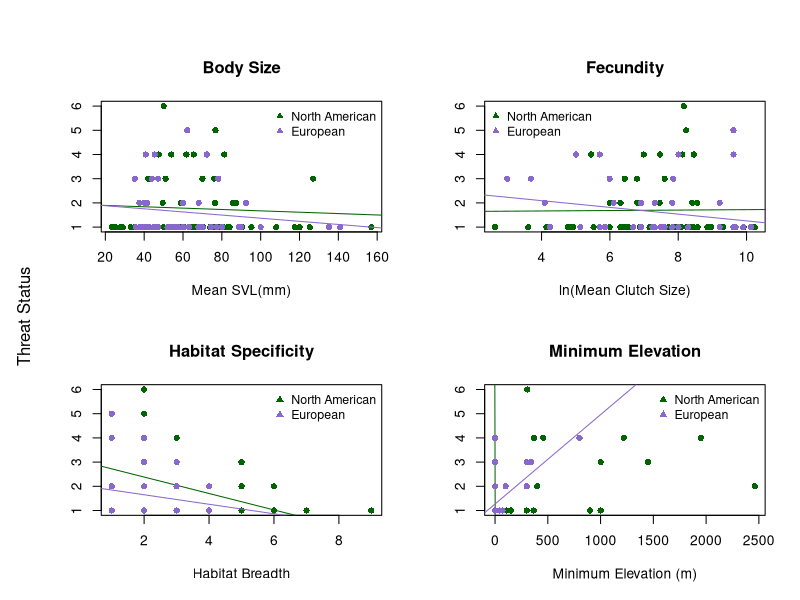
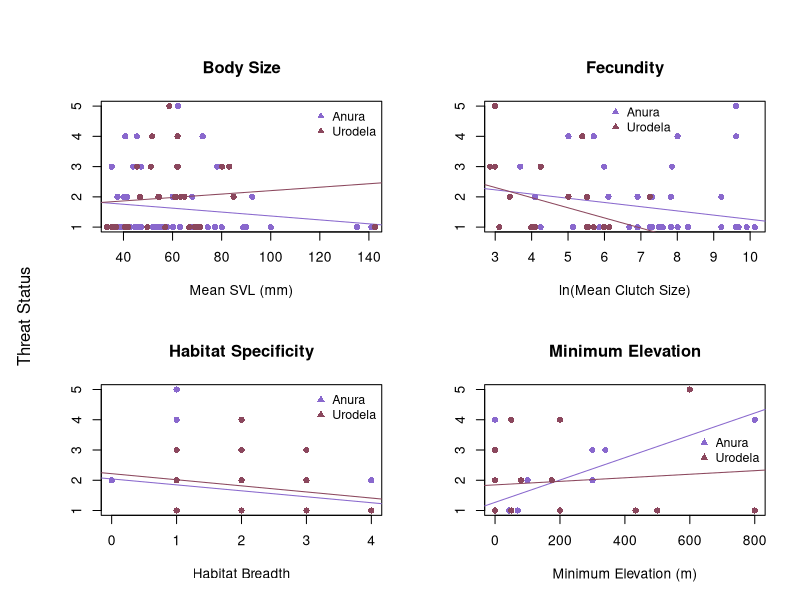

R code for these plots, in order: (Note: this script raises an error after producing the figures.)
# ENEC 395 Undergraduate Research 
# Alicia Wood
# 3/20/17
# Correlates of Extinction Risk in European and North American Amphibians



### Setting my working directory to the folder where all of my data and code are stored

setwd('~/Desktop/Extinction-Risk')

library(dplyr)
library(tidyr)



### Reading in raw data files

NAfrogs = read.table("NorthAmericanFrogs.txt", header=T, sep = '\t', quote = "\"")
NApaired = read.table("NorthAmericanFrogsPaired.txt", header=T, sep='\t', quote = "\"")
EuroAmphib = read.table("EuropeanAmphibians.txt", header=T, sep = '\t', quote = "\"", 
                        na.strings = "DD")
Taxonomy = read.table("Taxonomy.txt", header=T, sep = '\t', quote = "\"")



### Simplifying and preparing data for analysis

#Creating Habitat Breadth columns in both datasets
EuroAmphib$Forest <- apply(EuroAmphib[,c(123:131)], 1, sum)
EuroAmphib$Forest[EuroAmphib$Forest > 0] <- 1
EuroAmphib$Savanna <- apply(EuroAmphib[,c(132:133)], 1, sum)
EuroAmphib$Savanna[EuroAmphib$Savanna > 0] <- 1
EuroAmphib$Shrubland <- apply(EuroAmphib[,c(134:141)], 1, sum)
EuroAmphib$Shrubland[EuroAmphib$Shrubland > 0] <- 1
EuroAmphib$Grassland <- apply(EuroAmphib[,c(142:148)], 1, sum)
EuroAmphib$Grassland[EuroAmphib$Grassland > 0] <- 1
EuroAmphib$Wetlands <- apply(EuroAmphib[,c(149:164)], 1, sum)
EuroAmphib$Wetlands[EuroAmphib$Wetlands > 0] <- 1
EuroAmphib$RockyAreas[EuroAmphib$Habitat_RockyAreas_inland_cliffs_moutain_peaks == 1] <- 1
EuroAmphib$RockyAreas[EuroAmphib$Habitat_RockyAreas_inland_cliffs_moutain_peaks == 0] <- 0
EuroAmphib$Caves <- apply(EuroAmphib[,c(166:167)], 1, sum)
EuroAmphib$Caves[EuroAmphib$Caves > 0] <- 1
EuroAmphib$Deserts <- apply(EuroAmphib[,c(168:170)], 1, sum)
EuroAmphib$Deserts[EuroAmphib$Deserts > 0] <- 1
EuroAmphib$ArtificialTerrestrial <- apply(EuroAmphib[,c(171:176)], 1, sum)
EuroAmphib$ArtificialTerrestrial[EuroAmphib$ArtificialTerrestrial > 0] <- 1
EuroAmphib$Other[EuroAmphib$Habitat_Other_dunes == 1] <- 1
EuroAmphib$Other[EuroAmphib$Habitat_Other_dunes == 0] <- 0
EuroAmphib$HabitatBreadth <- apply(EuroAmphib[,c(255:264)], 1, sum)
NAfrogs$HabitatBreadth <- apply(NAfrogs[,c(22:33)], 1, sum)

#Condensing mean max and min Clutch Size into 1 mean Clutch Size column for NA dataset
NAfrogs$ClutchSize <- ifelse(is.na(NAfrogs$MeanClutchSize), ifelse(is.na(NAfrogs$MaxClutchSize), 
                      ifelse(is.na(NAfrogs$MinClutchSize), NA, NAfrogs$MinClutchSize),
                      ifelse(is.na(NAfrogs$MinClutchSize), NAfrogs$MaxClutchSize, 
                      rowMeans(NAfrogs[,c("MinClutchSize", "MaxClutchSize")]))), 
                      NAfrogs$MeanClutchSize)

#Simplifying NAfrogs SVL data into 1 Mean SVL column
NAfrogs$SVLunspecified <- ifelse(is.na(NAfrogs$MeanSVL_Unspecified_mm), 
                                 ifelse(is.na(NAfrogs$MaxSVL_Unspecified_mm),
                                        ifelse(is.na(NAfrogs$MinSVL_Unspecified_mm), NA, 
                                               NAfrogs$MinSVL_Unspecified_mm), 
                                        ifelse(is.na(NAfrogs$MinSVL_Unspecified_mm), 
                                               NAfrogs$MaxSVL_Unspecified_mm, 
                                               rowMeans(NAfrogs[,c("MinSVL_Unspecified_mm", 
                                                                   "MaxSVL_Unspecified_mm")]))), 
                                 NAfrogs$MeanSVL_Unspecified_mm)
NAfrogs$SVLfemale <- ifelse(is.na(NAfrogs$MeanSVL_Female_mm), 
                            ifelse(is.na(NAfrogs$MaxSVL_Female_mm), 
                                   ifelse(is.na(NAfrogs$MinSVL_Female_mm), NA, 
                                          NAfrogs$MinSVL_Female_mm), 
                                   ifelse(is.na(NAfrogs$MinSVL_Female_mm), 
                                          NAfrogs$MaxSVL_Female_mm, 
                                          rowMeans(NAfrogs[,c("MinSVL_Female_mm", 
                                                              "MaxSVL_Female_mm")]))), 
                            NAfrogs$MeanSVL_Female_mm)
NAfrogs$SVLmale <- ifelse(is.na(NAfrogs$MeanSVL_Male_mm), 
                          ifelse(is.na(NAfrogs$MaxSVL_Male_mm), 
                                 ifelse(is.na(NAfrogs$MinSVL_Male_mm), NA, 
                                        NAfrogs$MinSVL_Male_mm), 
                                 ifelse(is.na(NAfrogs$MinSVL_Male_mm), NAfrogs$MaxSVL_Male_mm, 
                                        rowMeans(NAfrogs[,c("MinSVL_Male_mm", 
                                                            "MaxSVL_Male_mm")]))), 
                          NAfrogs$MeanSVL_Male_mm)
NAfrogs$SVLMFmean <- rowMeans(NAfrogs[,c("SVLfemale", "SVLmale")])
NAfrogs$SVL <- ifelse(!is.na(NAfrogs$SVLunspecified) & !is.na(NAfrogs$SVLfemale) & 
                        !is.na(NAfrogs$SVLmale), rowMeans(NAfrogs[,c("SVLunspecified", 
                                                                     "SVLMFmean")]), 
                      ifelse(is.na(NAfrogs$SVLunspecified), 
                             ifelse(is.na(NAfrogs$SVLfemale), 
                                    ifelse(is.na(NAfrogs$SVLmale), NA, NAfrogs$SVLmale), 
                                    ifelse(is.na(NAfrogs$SVLmale), NAfrogs$SVLfemale, 
                                           NAfrogs$SVLMFmean)), NAfrogs$SVLunspecified))



### Organizing Threat Data

# Creating Continuous Threat Status Values in European Dataset
EuroAmphib$threat[EuroAmphib$IUCN_Status_LeastConcern == 1] <- 1
EuroAmphib$threat[EuroAmphib$IUCN_Status_NearThreatened == 1] <- 2
EuroAmphib$threat[EuroAmphib$IUCN_Status_Vulnerable == 1] <- 3
EuroAmphib$threat[EuroAmphib$IUCN_Status_Endangered == 1] <- 4
EuroAmphib$threat[EuroAmphib$IUCN_Status_CriticallyEndangered == 1] <- 5
# Creating Threat status ordinal values
threat = data.frame(IUCN_Threat_Status = c('LC', 'NT', 'VU', 'EN', 'CR', 'EW'),
                    threat = 1:6)



### Joining in taxonomy and threat datasets

NAfrogs <- merge(NAfrogs, Taxonomy, by = "SpeciesName") %>% left_join(threat)
EuroAmphib <- merge(EuroAmphib, Taxonomy, by = "SpeciesName")



### Dividing European dataset into Anura and Urodela order datasets

Efrogs <- EuroAmphib[EuroAmphib$Order == 'Anura',]
Esalamanders <- EuroAmphib[EuroAmphib$Order == 'Urodela',]



##### Plots and Linear Models



## North American and European Anura Comparison
pdf('plots/NA_Eur_anura.pdf', height = 8, width = 10)
par(mfrow=c(2,2), oma = c(0,2,2,0))
# SVL
plot(NAfrogs$SVL, NAfrogs$threat, xlab = "Mean SVL(mm)", ylab = "", 
     main = "Body Size", col = "darkgreen", pch = 16)
lm_svl_na = lm(NAfrogs$threat ~ NAfrogs$SVL)
abline(lm_svl_na, col = "darkgreen")
summary(lm_svl_na)
points(Efrogs$SVL_Unspecified_mm, Efrogs$threat, 
       col = "mediumpurple3", pch = 16)
lm_svl_e = lm(Efrogs$threat ~ Efrogs$SVL_Unspecified_mm)
abline(lm_svl_e, col = "mediumpurple3")
summary(lm_svl_e)
legend("topright", c("North American", "European"), pch = 17, 
       col = c("darkgreen", "mediumpurple3"), cex = 0.9, bty = "n")
# Clutch Size
plot(log(NAfrogs$ClutchSize), NAfrogs$threat, xlab = "ln(Mean Clutch Size)", ylab = "", 
     main = "Fecundity", col = "darkgreen", pch = 16)
lm_cs_na = lm(NAfrogs$threat ~ log(NAfrogs$ClutchSize))
abline(lm_cs_na, col = "darkgreen")
summary(lm_cs_na)
points(log(Efrogs$Number_of_eggs_or_offspring), Efrogs$threat, 
       col = "mediumpurple3", pch = 16)
lm_cs_e = lm(Efrogs$threat ~ log(Efrogs$Number_of_eggs_or_offspring))
abline(lm_cs_e, col = "mediumpurple3")
summary(lm_cs_e)
legend("topleft", c("North American", "European"), pch = 17, 
       col = c("darkgreen", "mediumpurple3"), cex = 0.9, bty = "n")
# Habitat Breadth
plot(NAfrogs$HabitatBreadth, NAfrogs$threat, xlab = "Habitat Breadth", ylab = "", 
     main = "Habitat Specificity", col = "darkgreen", pch = 16)
lm_hb_na = lm(NAfrogs$threat ~ NAfrogs$HabitatBreadth)
abline(lm_hb_na, col = "darkgreen")
summary(lm_hb_na)
points(Efrogs$HabitatBreadth, Efrogs$threat, 
       col = "mediumpurple3", pch = 16)
lm_hb_e = lm(Efrogs$threat ~ Efrogs$HabitatBreadth)
abline(lm_hb_e, col = "mediumpurple3")
summary(lm_hb_e)
legend("topright", c("North American", "European"), pch = 17, 
       col = c("darkgreen", "mediumpurple3"), cex = 0.9, bty = "n")
# Minimum Elevation
plot(NAfrogs$MinElevation_m, NAfrogs$threat, xlab = "Minimum Elevation (m)", 
     ylab = "", main = "Minimum Elevation", 
     col = "darkgreen", pch = 16)
lm_me_na = lm(NAfrogs$threat ~ NAfrogs$MinElevation_m)
abline(lm_me_na, col = "darkgreen")
summary(lm_me_na)
points(Efrogs$Altitude_min, Efrogs$threat, col = "mediumpurple3", pch = 16)
lm_me_e = lm(Efrogs$threat ~ Efrogs$Altitude_min)
abline(lm_me_e, col = "mediumpurple3")
summary(lm_me_e)
legend("topright", c("North American", "European"), pch = 17, 
       col = c("darkgreen", "mediumpurple3"), cex = 0.9, bty = "n")
mtext("Threat Status", side = 2, outer = TRUE)
dev.off()

# Multi-Variable Linear Model North American Frogs
Multi_lm_na = lm(NAfrogs$threat ~ NAfrogs$SVL + NAfrogs$ClutchSize + 
                   NAfrogs$HabitatBreadth + NAfrogs$MinElevation_m)
summary(Multi_lm_na)
# Multi-Variable Linear Model European Frogs
Multi_lm_e = lm(Efrogs$threat ~ Efrogs$SVL_Unspecified_mm + 
                  Efrogs$Number_of_eggs_or_offspring + 
                  Efrogs$HabitatBreadth + Efrogs$Altitude_min)
summary(Multi_lm_e)


## European Anura and Urodela Comparison
pdf('plots/EurF_EurS.pdf', height = 8, width = 10)
par(mfrow=c(2,2), oma = c(0,2,2,0))
# SVL
plot(Efrogs$SVL_Unspecified_mm, Efrogs$threat, xlab = "Mean SVL (mm)", ylab = "", 
     col = "mediumpurple3", main = "Body Size", pch = 16)
lm_svl_f = lm(Efrogs$threat ~ Efrogs$SVL_Unspecified_mm)
abline(lm_svl_f, col = "mediumpurple3")
summary(lm_svl_f)
points(Esalamanders$SVL_Unspecified_mm, Esalamanders$threat, 
       col = "palevioletred4", pch = 16)
lm_svl_s = lm(Esalamanders$threat ~ Esalamanders$SVL_Unspecified_mm)
abline(lm_svl_s, col = "palevioletred4")
summary(lm_svl_s)
legend("topright", c("Anura", "Urodela"), pch = 17, 
       col = c("mediumpurple3", "palevioletred4"), cex = 0.9, bty = "n")
# Clutch Size
plot(log(Efrogs$Number_of_eggs_or_offspring), Efrogs$threat, xlab = "ln(Mean Clutch Size)", 
     ylab = "", col = "mediumpurple3", main = "Fecundity", pch = 16)
lm_cs_f = lm(Efrogs$threat ~ log(Efrogs$Number_of_eggs_or_offspring))
abline(lm_cs_f, col = "mediumpurple3")
summary(lm_cs_f)
points(log(Esalamanders$Number_of_eggs_or_offspring), Esalamanders$threat, 
       col = "palevioletred4", pch = 16)
lm_cs_s = lm(Esalamanders$threat ~ log(Esalamanders$Number_of_eggs_or_offspring))
abline(lm_cs_s, col = "palevioletred4")
summary(lm_cs_s)
legend(6,5.3, c("Anura", "Urodela"), pch = 17, 
       col = c("mediumpurple3", "palevioletred4"), cex = 0.9, bty = "n")
# Habitat Breadth
plot(Efrogs$HabitatBreadth, Efrogs$threat, xlab = "Habitat Breadth", 
     ylab = "", col = "mediumpurple3", main = "Habitat Specificity", pch = 16)
lm_hb_f = lm(Efrogs$threat ~ Efrogs$HabitatBreadth)
abline(lm_hb_f, col = "mediumpurple3")
summary(lm_hb_f)
points(Esalamanders$HabitatBreadth, Esalamanders$threat, 
       col = "palevioletred4", pch = 16)
lm_hb_s = lm(Esalamanders$threat ~ Esalamanders$HabitatBreadth)
abline(lm_hb_s, col = "palevioletred4")
summary(lm_hb_s)
legend("topright", c("Anura", "Urodela"), pch = 17, 
       col = c("mediumpurple3", "palevioletred4"), cex = 0.9, bty = "n")
# Minimum Elevation
plot(Efrogs$Altitude_min, Efrogs$threat, xlab = "Minimum Elevation (m)", 
     ylab = "", col = "mediumpurple3", 
     main = "Minimum Elevation", pch = 16)
lm_me_f = lm(Efrogs$threat ~ Efrogs$Altitude_min)
abline(lm_me_f, col = "mediumpurple3")
summary(lm_me_f)
points(Esalamanders$Altitude_min, Esalamanders$threat, 
       col = "palevioletred4", pch = 16)
lm_me_s = lm(Esalamanders$threat ~ Esalamanders$Altitude_min)
abline(lm_me_s, col = "palevioletred4")
summary(lm_me_s)
legend("right", c("Anura", "Urodela"), pch = 17, 
       col = c("mediumpurple3", "palevioletred4"), cex = 0.9, bty = "n")
mtext("Threat Status", outer = TRUE, side = 2)
dev.off()

# Multi-Variable Linear Model European Frogs
Multi_lm_e = lm(Efrogs$threat ~ Efrogs$SVL_Unspecified_mm + 
                  Efrogs$Number_of_eggs_or_offspring + 
                  Efrogs$HabitatBreadth + Efrogs$Altitude_min)
summary(Multi_lm_e)
# Multi-Variable Linear Model European Frogs
Multi_lm_s = lm(Esalamanders$threat ~ Esalamanders$SVL_Unspecified_mm + 
                  Esalamanders$Number_of_eggs_or_offspring + 
                  Esalamanders$HabitatBreadth + 
                  Esalamanders$Altitude_min)
summary(Multi_lm_s)



#### Paired Analysis


#preparing the paired dataset
NApaired$HabitatBreadth1 <- apply(NApaired[,c(24:35)], 1, sum)
NApaired$HabitatBreadth2 <- apply(NApaired[,c(63:74)], 1, sum)

NApaired$ClutchSize1 <- ifelse(is.na(NApaired$MeanClutchSize1), 
                               ifelse(is.na(NApaired$MaxClutchSize1), 
                                      ifelse(is.na(NApaired$MinClutchSize1), NA, 
                                             NApaired$MinClutchSize1), 
                                      ifelse(is.na(NApaired$MinClutchSize1), 
                                             NApaired$MaxClutchSize1, 
                                             rowMeans(NApaired[,c("MinClutchSize1", 
                                                                  "MaxClutchSize1")]))), 
                               NApaired$MeanClutchSize1)
NApaired$ClutchSize2 <- ifelse(is.na(NApaired$MeanClutchSize2), 
                               ifelse(is.na(NApaired$MaxClutchSize2), 
                                      ifelse(is.na(NApaired$MinClutchSize2), NA, 
                                             NApaired$MinClutchSize2), 
                                      ifelse(is.na(NApaired$MinClutchSize2), 
                                             NApaired$MaxClutchSize2, 
                                             rowMeans(NApaired[,c("MinClutchSize2", 
                                                                  "MaxClutchSize2")]))), 
                               NApaired$MeanClutchSize2)

NApaired$SVLunspecified1 <- ifelse(is.na(NApaired$MeanSVL_Unspecified_mm1), 
                                   ifelse(is.na(NApaired$MaxSVL_Unspecified_mm1), 
                                          ifelse(is.na(NApaired$MinSVL_Unspecified_mm1), NA, 
                                                 NApaired$MinSVL_Unspecified_mm1), 
                                          ifelse(is.na(NApaired$MinSVL_Unspecified_mm1), 
                                                 NApaired$MaxSVL_Unspecified_mm1, 
                                                 rowMeans(NApaired[,c("MinSVL_Unspecified_mm1", 
                                                                      "MaxSVL_Unspecified_mm1")]))), 
                                   NApaired$MeanSVL_Unspecified_mm1)
NApaired$SVLfemale1 <- ifelse(is.na(NApaired$MeanSVL_Female_mm1), 
                              ifelse(is.na(NApaired$MaxSVL_Female_mm1), 
                                     ifelse(is.na(NApaired$MinSVL_Female_mm1), NA, 
                                            NApaired$MinSVL_Female_mm1), 
                                     ifelse(is.na(NApaired$MinSVL_Female_mm1), 
                                            NApaired$MaxSVL_Female_mm1, 
                                            rowMeans(NApaired[,c("MinSVL_Female_mm1", 
                                                                 "MaxSVL_Female_mm1")]))), 
                              NApaired$MeanSVL_Female_mm1)
NApaired$SVLmale1 <- ifelse(is.na(NApaired$MeanSVL_Male_mm1), 
                            ifelse(is.na(NApaired$MaxSVL_Male_mm1), 
                                   ifelse(is.na(NApaired$MinSVL_Male_mm1), NA, 
                                          NApaired$MinSVL_Male_mm1), 
                                   ifelse(is.na(NApaired$MinSVL_Male_mm1), 
                                          NApaired$MaxSVL_Male_mm1, 
                                          rowMeans(NApaired[,c("MinSVL_Male_mm1", 
                                                               "MaxSVL_Male_mm1")]))), 
                            NApaired$MeanSVL_Male_mm1)
NApaired$SVLMFmean1 <- rowMeans(NApaired[,c("SVLfemale1", "SVLmale1")])
NApaired$SVL1 <- ifelse(!is.na(NApaired$SVLunspecified1) & !is.na(NApaired$SVLfemale1) & 
                          !is.na(NApaired$SVLmale1),
                        rowMeans(NApaired[,c("SVLunspecified1", "SVLMFmean1")]), 
                        ifelse(is.na(NApaired$SVLunspecified1), 
                               ifelse(is.na(NApaired$SVLfemale1), 
                                      ifelse(is.na(NApaired$SVLmale1), NA, 
                                             NApaired$SVLmale1), 
                                      ifelse(is.na(NApaired$SVLmale1), 
                                             NApaired$SVLfemale1, NApaired$SVLMFmean1)), 
                               NApaired$SVLunspecified1))
NApaired$SVLunspecified2 <- ifelse(is.na(NApaired$MeanSVL_Unspecified_mm2), 
                                   ifelse(is.na(NApaired$MaxSVL_Unspecified_mm2), 
                                          ifelse(is.na(NApaired$MinSVL_Unspecified_mm2), NA, 
                                                 NApaired$MinSVL_Unspecified_mm2), 
                                          ifelse(is.na(NApaired$MinSVL_Unspecified_mm2), 
                                                 NApaired$MaxSVL_Unspecified_mm2, 
                                                 rowMeans(NApaired[,c("MinSVL_Unspecified_mm2", 
                                                                      "MaxSVL_Unspecified_mm2")]))), 
                                   NApaired$MeanSVL_Unspecified_mm2)
NApaired$SVLfemale2 <- ifelse(is.na(NApaired$MeanSVL_Female_mm2), 
                              ifelse(is.na(NApaired$MaxSVL_Female_mm2), 
                                     ifelse(is.na(NApaired$MinSVL_Female_mm2), NA, 
                                            NApaired$MinSVL_Female_mm2), 
                                     ifelse(is.na(NApaired$MinSVL_Female_mm2), 
                                            NApaired$MaxSVL_Female_mm2, 
                                            rowMeans(NApaired[,c("MinSVL_Female_mm2", 
                                                                 "MaxSVL_Female_mm2")]))), 
                              NApaired$MeanSVL_Female_mm2)
NApaired$SVLmale2 <- ifelse(is.na(NApaired$MeanSVL_Male_mm2), 
                            ifelse(is.na(NApaired$MaxSVL_Male_mm2), 
                                   ifelse(is.na(NApaired$MinSVL_Male_mm2), NA, 
                                          NApaired$MinSVL_Male_mm2), 
                                   ifelse(is.na(NApaired$MinSVL_Male_mm2), 
                                          NApaired$MaxSVL_Male_mm2, 
                                          rowMeans(NApaired[,c("MinSVL_Male_mm2", 
                                                               "MaxSVL_Male_mm2")]))), 
                            NApaired$MeanSVL_Male_mm2)
NApaired$SVLMFmean2 <- rowMeans(NApaired[,c("SVLfemale2", "SVLmale2")])
NApaired$SVL2 <- ifelse(!is.na(NApaired$SVLunspecified2) & !is.na(NApaired$SVLfemale2) & 
                          !is.na(NApaired$SVLmale2), 
                        rowMeans(NApaired[,c("SVLunspecified2", "SVLMFmean2")]), 
                        ifelse(is.na(NApaired$SVLunspecified2), 
                               ifelse(is.na(NApaired$SVLfemale2), 
                                      ifelse(is.na(NApaired$SVLmale2), NA, 
                                             NApaired$SVLmale2), 
                                      ifelse(is.na(NApaired$SVLmale2), NApaired$SVLfemale2, 
                                             NApaired$SVLMFmean2)), NApaired$SVLunspecified2))


## Wilcoxon Tests
wilcox.test(NApaired$SVL1, NApaired$SVL2, paired = TRUE)
wilcox.test(NApaired$ClutchSize1, NApaired$ClutchSize2, paired = TRUE)
wilcox.test(NApaired$HabitatBreadth1, NApaired$HabitatBreadth2, paired = TRUE)
wilcox.test(NApaired$MinElevation_m1, NApaired$MinElevation_m2, paired = TRUE)

## Creating Difference Columns
NApaired$SVLdiff = NApaired$SVL2 - NApaired$SVL1
NApaired$ClutchSizediff = NApaired$ClutchSize2 - NApaired$ClutchSize1
NApaired$HabitatBreadthdiff = NApaired$HabitatBreadth2 - NApaired$HabitatBreadth1
NApaired$MinElevationdiff = NApaired$MinElevation_m2 - NApaired$MinElevation_m1

# Paired Difference Boxplots
pdf('plots/paired.pdf', height = 8, width = 10)
boxplot(NApaired[, c('SVLdiff', 'ClutchSizediff', 
                     'HabitatBreadthdiff', "MinElevationdiff")], 
        names = c("Mean SVL (mm)", "Mean Clutch Size", 
                  "Habitat Breadth", "Minimum Elevation (m)"))
abline(h=0, col = "blue")
dev.off()

pdf('plots/pairedseparate.pdf', height = 8, width = 10)
par(mfrow=c(2,2))
boxplot(NApaired$SVLdiff)
abline(h=0, col = "blue")
boxplot(NApaired$ClutchSizediff)
abline(h=0, col = "blue")
boxplot(NApaired$HabitatBreadthdiff)
abline(h=0, col = "blue")
boxplot(NApaired$MinElevationdiff)
abline(h=0, col = "blue")
dev.off()

## Creating Ratio Columns
NApaired$SVLratio = NApaired$SVL2 / NApaired$SVL1
NApaired$ClutchSizeratio = NApaired$ClutchSize2 / NApaired$ClutchSize1
NApaired$HabitatBreadthratio = NApaired$HabitatBreadth2 / NApaired$HabitatBreadth1
NApaired$MinElevationratio = NApaired$MinElevation_m2 / NApaired$MinElevation_m1

## Paired Ratio Boxplots
pdf('plots/pairedratio.pdf', height = 8, width = 10)
boxplot(log(NApaired[, c('SVLratio', 'ClutchSizeratio', 
                     'HabitatBreadthratio', "MinElevationratio")]), 
        names = c("Mean SVL (mm)", "Mean Clutch Size", 
                  "Habitat Breadth", "Minimum Elevation (m)"))
abline(h=0, col = "blue")
dev.off()
